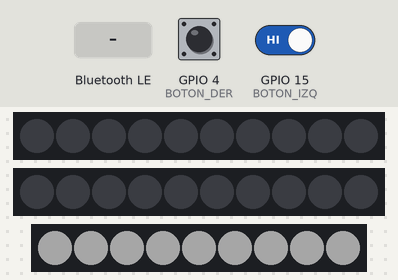
Bench run of a sketch on a simulated ESP32. Parts: 2 × 10 RGB LEDs in strip order, left to right, 9 RGB LEDs in strip order, left to right. Inputs (shaded band) come from the test bench; at power-on: GPIO 4 (BOTON_DER) HIGH, GPIO 15 (BOTON_IZQ) HIGH. Dim RGB values are drawn brighter than linear; nothing arrives over Bluetooth unless stated; a phone connects over Bluetooth LE 3 s after start.

Above: at 1.2 s.
1.3 s: GPIO 4 (BOTON_DER) pulled LOW for 0.15 s
At 1.93 s:
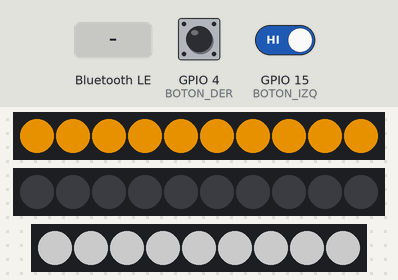
2.0 s: Bluetooth LE write "1" received
At 2.62 s:
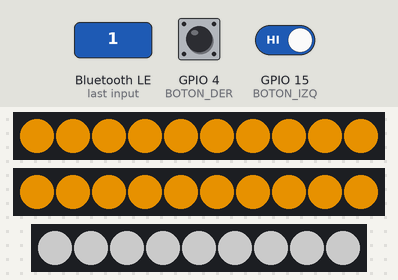
5.0 s: GPIO 4 (BOTON_DER) driven LOW and GPIO 15 (BOTON_IZQ) driven LOW
At 7.0 s:
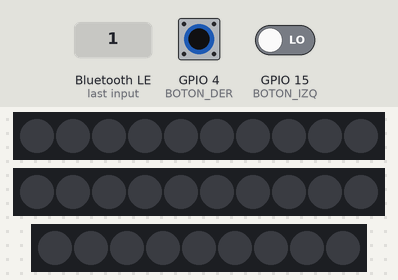
7.3 s: GPIO 4 (BOTON_DER) driven HIGH
At 7.62 s:
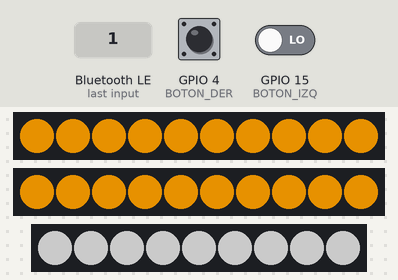
10.0 s: GPIO 4 (BOTON_DER) driven LOW
At 12.0 s:
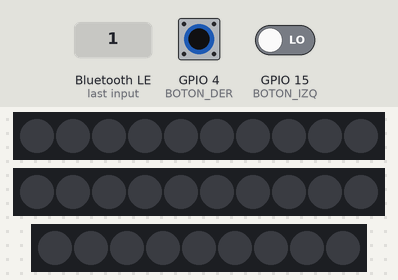
12.3 s: GPIO 15 (BOTON_IZQ) driven HIGH
At 12.62 s:
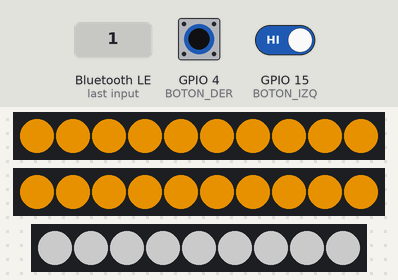
Timing chart, 0 to 15.3 s (numbered marks = the images above; inputs shaded):
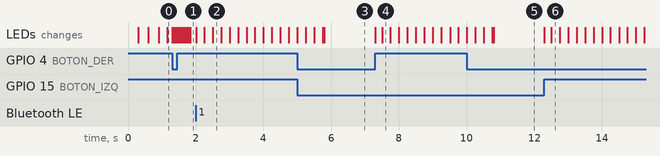

Measured:
- after the input at 1.3 s, the LEDs: first change at once (image 1 shows a later state)
- after the input at 2.0 s, the LEDs: change at once (image 2)
- after the input at 5.0 s, the LEDs: first differ from a run without the input after 0.80 s (image 3)
- after the input at 7.3 s, the LEDs: first change at once (image 4 shows a later state)
- after the input at 10.0 s, the LEDs: first differ from a run without the input after 0.80 s (image 5)
- after the input at 12.3 s, the LEDs: first change at once (image 6 shows a later state)

The sketch:

BLEfin.ino
```cpp
#include <Adafruit_NeoPixel.h>
#include <math.h>
#include <BLEDevice.h>
#include <BLEServer.h>
#include <BLEUtils.h>
#include <BLE2902.h>

/* ===== Pines según tu cableado FÍSICO ===== */
#define PIN_TIRA_DER    13    // tira derecha (10 LED)
#define PIN_TIRA_IZQ    12    // tira izquierda (10 LED)
#define PIN_TIRA_ABAJO  14    // tira trasera  (9 LED)

/* Botones (a GND) */
#define BOTON_DER        4
#define BOTON_IZQ       15

/* Cantidad de LEDs por tira */
#define NUM_DER     10
#define NUM_IZQ     10
#define NUM_ABAJO    9

/* Brillos y tiempos */
#define BRILLO_DEF        180   // brillo base direccionales (si appBrightness no cambia)
#define STEP_MS             60   // velocidad del barrido
#define HOLD_MS            120   // pausa al final del barrido
#define DEBOUNCE           200   // anti-rebote botones (ms)

/* Respirar (tira abajo cuando NO hay direccional) — rango seguro */
#define BREATH_MIN          55
#define BREATH_MAX         135
#define BREATH_PERIOD    1200UL

/* Brillo fijo cuando hay direccional o emergencia */
#define BRILLO_TRASERA     140

/* Refresco limitado de la tira inferior (eficiente y sin parpadeos) */
#define BOTTOM_REFRESH_MS   25

/* Emergencia (parpadeo sincronizado en ambas direccionales) */
#define EMERG_PERIOD_MS    500
#define EMERG_DUTY         0.5f

/* ===== BLE (GATT) ===== */
const char* BLE_DEVICE_NAME = "ChaquetaBLE";
#define UUID_SERVICE       "b0f90001-8c6a-4b3a-b1e1-a3f5f2d2c001"
#define UUID_LEFT          "b0f90010-8c6a-4b3a-b1e1-a3f5f2d2c010"  // u8 RW/Notify
#define UUID_RIGHT         "b0f90011-8c6a-4b3a-b1e1-a3f5f2d2c011"  // u8 RW/Notify
#define UUID_EMERGENCY     "b0f90012-8c6a-4b3a-b1e1-a3f5f2d2c012"  // u8 RW/Notify
#define UUID_BRIGHTNESS    "b0f90013-8c6a-4b3a-b1e1-a3f5f2d2c013"  // u8 RW/Notify
#define UUID_BATTMV        "b0f90020-8c6a-4b3a-b1e1-a3f5f2d2c020"  // u32 R/Notify (mV)
#define UUID_BATTPC        "b0f90021-8c6a-4b3a-b1e1-a3f5f2d2c021"  // u8  R/Notify (%)

/* BLE objs */
BLEServer*        g_server = nullptr;
BLEService*       g_service = nullptr;
BLECharacteristic *chLeft, *chRight, *chEmergency, *chBrightness, *chBattmV, *chBattPc;

/* ===== NeoPixels ===== */
Adafruit_NeoPixel stripDer(NUM_DER,   PIN_TIRA_DER,   NEO_GRB + NEO_KHZ800);
Adafruit_NeoPixel stripIzq(NUM_IZQ,   PIN_TIRA_IZQ,   NEO_GRB + NEO_KHZ800);
Adafruit_NeoPixel stripAbj(NUM_ABAJO, PIN_TIRA_ABAJO, NEO_GRB + NEO_KHZ800);

/* Colores */
uint32_t AMARILLO;                 // direccionales
uint32_t BLANCO;                   // trasera (base blanca)

/* Estados por botones */
bool runningDer = false, runningIzq = false;
int  frameDer = 0, frameIzq = 0;
unsigned long tDer = 0, tIzq = 0;
unsigned long lastToggleDer = 0, lastToggleIzq = 0;

/* Apagado visual seguro (ambos botones) */
bool allOff = false;
uint32_t bothPressedAt = 0;
const uint32_t LONG_PRESS_MS = 800;

/* Control de refresco de la tira inferior */
uint32_t lastBottomRefresh = 0;

/* Sentidos (ajusta si cambias montaje físico) */
const bool INVERT_DER = false;
const bool INVERT_IZQ = false;

/* ===== Estados App (BLE) ===== */
bool    appLeft = false;
bool    appRight = false;
bool    appEmergency = false;
uint8_t appBrightness = BRILLO_DEF; // 0..200 solo direccionales

/* ===== Batería simulada realista (SoC) ===== */
const float BATT_CAP_mAh = 2550.0f;
const float I_IDLE_mA    = 120.0f; // respirar abajo
const float I_ONE_mA     = 250.0f; // una direccional
const float I_BOTH_mA    = 500.0f; // ambas / emergencia
float     batt_soc       = 1.0f;   // 0..1
uint32_t  lastBattTick   = 0;
const uint32_t BATT_TICK_MS   = 5000; // tick y notify cada 5 s
uint32_t  lastBattNotify = 0;

/* ===== Helpers ===== */
static inline void setPixelDir(Adafruit_NeoPixel& s, int n, bool inv, uint32_t c) {
  int idx = inv ? (s.numPixels() - 1 - n) : n;
  s.setPixelColor(idx, c);
}
uint8_t breathBrightness(unsigned long now) {
  float phase = (now % BREATH_PERIOD) / (float)BREATH_PERIOD;
  float eased = 0.5f * (1.0f - cosf(phase * 2.0f * M_PI));
  int b = BREATH_MIN + (int)((BREATH_MAX - BREATH_MIN) * eased);
  if (b < 0) b = 0; if (b > 255) b = 255;
  return (uint8_t)b;
}
float estimateCurrent_mA(bool leftOn, bool rightOn, bool emergencyActive) {
  if (emergencyActive) return I_BOTH_mA;
  if (leftOn && rightOn) return I_BOTH_mA;
  if (leftOn || rightOn) return I_ONE_mA;
  return I_IDLE_mA;
}
uint32_t socTo_mV(float soc) {
  if (soc < 0) soc = 0; if (soc > 1) soc = 1;
  struct P { float soc; uint16_t mv; };
  const P tbl[] = {
    {1.00f, 8400}, {0.85f, 8000}, {0.70f, 7600}, {0.55f, 7400},
    {0.35f, 7200}, {0.20f, 7000}, {0.10f, 6600}, {0.00f, 6000}
  };
  for (int i = 0; i < 7; i++) {
    if (soc <= tbl[i].soc && soc >= tbl[i+1].soc) {
      float x = (soc - tbl[i+1].soc) / (tbl[i].soc - tbl[i+1].soc);
      return (uint32_t)(tbl[i+1].mv + x * (tbl[i].mv - tbl[i+1].mv) + 0.5f);
    }
  }
  return (uint32_t)(6000 + soc * (8400 - 6000));
}
uint8_t mV_to_percent(uint32_t mv) {
  if (mv >= 8400) return 100;
  if (mv <= 6000) return 0;
  struct P2 { uint16_t mv; uint8_t pct; };
  const P2 t[] = {
    {8400,100},{8000,85},{7600,70},{7400,55},
    {7200,35},{7000,20},{6600,10},{6000,0}
  };
  for (int i=0;i<7;i++){
    if (mv <= t[i].mv && mv >= t[i+1].mv){
      float x = (float)(mv - t[i+1].mv)/(float)(t[i].mv - t[i+1].mv);
      float pc = t[i+1].pct + x * (t[i].pct - t[i+1].pct);
      if (pc<0) pc=0; if(pc>100) pc=100;
      return (uint8_t)(pc+0.5f);
    }
  }
  return 0;
}
uint32_t getSimulatedBattery_mV(bool leftOn, bool rightOn, bool emergencyActive) {
  uint32_t now = millis();
  if (now - lastBattTick >= BATT_TICK_MS) {
    float I_mA = estimateCurrent_mA(leftOn, rightOn, emergencyActive);
    float dt_h = (now - lastBattTick) / 3600000.0f; // ms → horas
    lastBattTick = now;
    float dSoC = (I_mA * dt_h) / BATT_CAP_mAh;
    batt_soc -= dSoC;
    if (batt_soc < 0.0f) batt_soc = 0.0f;
  }
  return socTo_mV(batt_soc);
}

/* ===== Tira inferior ===== */
void renderBottom(unsigned long now, bool anyDirOrEmerg) {
  if (anyDirOrEmerg) {
    stripAbj.setBrightness(BRILLO_TRASERA);
    for (int i = 0; i < NUM_ABAJO; i++) stripAbj.setPixelColor(i, BLANCO);
  } else {
    uint8_t b = breathBrightness(now);
    stripAbj.setBrightness(b);
    for (int i = 0; i < NUM_ABAJO; i++) stripAbj.setPixelColor(i, BLANCO);
  }
  stripAbj.show();
}

/* ===== BLE Callbacks (escrituras desde app) ===== */
class CharWriteCB : public BLECharacteristicCallbacks {
  void onWrite(BLECharacteristic* c) override {
    String v = c->getValue();
   if (c == chLeft && v.length())        appLeft = (v[0] != 0);
  else if (c == chRight && v.length())  appRight = (v[0] != 0);
  else if (c == chEmergency && v.length()) appEmergency = (v[0] != 0);
  else if (c == chBrightness && v.length()) {
      uint8_t b = (uint8_t)v[0];
      if (b > 200) b = 200;
      appBrightness = b;
      stripDer.setBrightness(appBrightness);
      stripIzq.setBrightness(appBrightness);
    }
    // eco de estado
    chLeft->setValue((uint8_t*)&appLeft, 1);         chLeft->notify();
    chRight->setValue((uint8_t*)&appRight, 1);       chRight->notify();
    chEmergency->setValue((uint8_t*)&appEmergency,1);chEmergency->notify();
    chBrightness->setValue(&appBrightness, 1);       chBrightness->notify();
  }
};

void setupBLE() {
  BLEDevice::init(BLE_DEVICE_NAME);
  g_server = BLEDevice::createServer();
  g_service = g_server->createService(UUID_SERVICE);

  chLeft       = g_service->createCharacteristic(UUID_LEFT,       BLECharacteristic::PROPERTY_READ | BLECharacteristic::PROPERTY_WRITE | BLECharacteristic::PROPERTY_NOTIFY);
  chRight      = g_service->createCharacteristic(UUID_RIGHT,      BLECharacteristic::PROPERTY_READ | BLECharacteristic::PROPERTY_WRITE | BLECharacteristic::PROPERTY_NOTIFY);
  chEmergency  = g_service->createCharacteristic(UUID_EMERGENCY,  BLECharacteristic::PROPERTY_READ | BLECharacteristic::PROPERTY_WRITE | BLECharacteristic::PROPERTY_NOTIFY);
  chBrightness = g_service->createCharacteristic(UUID_BRIGHTNESS, BLECharacteristic::PROPERTY_READ | BLECharacteristic::PROPERTY_WRITE | BLECharacteristic::PROPERTY_NOTIFY);
  chBattmV     = g_service->createCharacteristic(UUID_BATTMV,     BLECharacteristic::PROPERTY_READ | BLECharacteristic::PROPERTY_NOTIFY);
  chBattPc     = g_service->createCharacteristic(UUID_BATTPC,     BLECharacteristic::PROPERTY_READ | BLECharacteristic::PROPERTY_NOTIFY);

  chLeft->addDescriptor(new BLE2902());
  chRight->addDescriptor(new BLE2902());
  chEmergency->addDescriptor(new BLE2902());
  chBrightness->addDescriptor(new BLE2902());
  chBattmV->addDescriptor(new BLE2902());
  chBattPc->addDescriptor(new BLE2902());

  static CharWriteCB cb;
  chLeft->setCallbacks(&cb);
  chRight->setCallbacks(&cb);
  chEmergency->setCallbacks(&cb);
  chBrightness->setCallbacks(&cb);

  // valores iniciales
  chLeft->setValue((uint8_t*)&appLeft,1);
  chRight->setValue((uint8_t*)&appRight,1);
  chEmergency->setValue((uint8_t*)&appEmergency,1);
  chBrightness->setValue(&appBrightness,1);

  // batería inicial
  uint32_t mv = socTo_mV(batt_soc);
  uint8_t  pc = mV_to_percent(mv);
  chBattmV->setValue((uint8_t*)&mv, 4);
  chBattPc->setValue(&pc, 1);

  g_service->start();
  g_server->getAdvertising()->addServiceUUID(UUID_SERVICE);
  g_server->getAdvertising()->start();
}

/* ===== Setup ===== */
void setup() {
  pinMode(BOTON_DER, INPUT_PULLUP);
  pinMode(BOTON_IZQ, INPUT_PULLUP);

  stripDer.begin();  stripIzq.begin();  stripAbj.begin();
  stripDer.setBrightness(BRILLO_DEF);
  stripIzq.setBrightness(BRILLO_DEF);
  stripAbj.clear(); stripAbj.show();

  AMARILLO = stripDer.Color(255, 160, 0);
  BLANCO   = stripDer.Color(190, 190, 190);

  setupBLE();

  renderBottom(millis(), false);

  lastBattTick   = millis();
  lastBattNotify = lastBattTick;
}

/* ===== Loop ===== */
void loop() {
  unsigned long now = millis();

  /* Lectura botones */
  bool leftDown  = (digitalRead(BOTON_IZQ) == LOW);
  bool rightDown = (digitalRead(BOTON_DER) == LOW);

  // Apagado visual seguro (ambos)
  if (leftDown && rightDown) {
    if (bothPressedAt == 0) bothPressedAt = now;
    if (!allOff && (now - bothPressedAt) > LONG_PRESS_MS) {
      runningDer = runningIzq = false;
      stripDer.clear();  stripDer.show();
      stripIzq.clear();  stripIzq.show();
      stripAbj.clear();  stripAbj.show();
      allOff = true;
    }
  } else {
    bothPressedAt = 0;
    if (allOff) allOff = false;
  }

  // Si no estamos en “todo apagado”, toggles
  if (!allOff) {
    if (rightDown && (now - lastToggleDer) > DEBOUNCE) {
      runningDer = !runningDer; lastToggleDer = now; frameDer = 0;
      if (!runningDer) { stripDer.clear(); stripDer.show(); }
    }
    if (leftDown && (now - lastToggleIzq) > DEBOUNCE) {
      runningIzq = !runningIzq; lastToggleIzq = now; frameIzq = 0;
      if (!runningIzq) { stripIzq.clear(); stripIzq.show(); }
    }
  }

  /* Estados efectivos combinados con prioridad a EMERGENCIA */
  bool effEmergency = (!allOff) && appEmergency;
  bool effLeft  = (!allOff) && (runningIzq || appLeft)  && !effEmergency;
  bool effRight = (!allOff) && (runningDer || appRight) && !effEmergency;

  /* Brightness desde app (solo direccionales) */
  stripDer.setBrightness(appBrightness);
  stripIzq.setBrightness(appBrightness);

  /* Direccionales / Emergencia */
  if (effEmergency) {
    unsigned long ph = now % EMERG_PERIOD_MS;
    bool on = (ph < (unsigned long)(EMERG_PERIOD_MS * EMERG_DUTY));
    if (on) {
      for (int i=0;i<NUM_DER;i++) stripDer.setPixelColor(i, AMARILLO);
      for (int i=0;i<NUM_IZQ;i++) stripIzq.setPixelColor(i, AMARILLO);
    } else {
      stripDer.clear();
      stripIzq.clear();
    }
    stripDer.show();
    stripIzq.show();
  } else {
    if (effRight && (now - tDer) >= STEP_MS) {
      tDer = now;
      stripDer.clear();
      for (int i = 0; i <= frameDer && i < NUM_DER; i++)
        setPixelDir(stripDer, i, INVERT_DER, AMARILLO);
      stripDer.show();
      frameDer++;
      if (frameDer > NUM_DER) { delay(HOLD_MS); stripDer.clear(); stripDer.show(); frameDer = 0; }
    } else if (!effRight) { stripDer.clear(); stripDer.show(); }

    if (effLeft && (now - tIzq) >= STEP_MS) {
      tIzq = now;
      stripIzq.clear();
      for (int i = 0; i <= frameIzq && i < NUM_IZQ; i++)
        setPixelDir(stripIzq, i, INVERT_IZQ, AMARILLO);
      stripIzq.show();
      frameIzq++;
      if (frameIzq > NUM_IZQ) { delay(HOLD_MS); stripIzq.clear(); stripIzq.show(); frameIzq = 0; }
    } else if (!effLeft) { stripIzq.clear(); stripIzq.show(); }
  }

  /* Tira inferior */
  if (!allOff && (now - lastBottomRefresh >= BOTTOM_REFRESH_MS)) {
    bool anyDirOrEmerg = effEmergency || effLeft || effRight;
    renderBottom(now, anyDirOrEmerg);
    lastBottomRefresh = now;
  }

  /* Batería simulada + Notify (mV y %) cada 5 s */
  if (now - lastBattNotify >= BATT_TICK_MS) {
    lastBattNotify = now;
    uint32_t mv = getSimulatedBattery_mV(effLeft, effRight, effEmergency);
    uint8_t  pc = mV_to_percent(mv);
    chBattmV->setValue((uint8_t*)&mv, 4);
    chBattPc->setValue(&pc, 1);
    chBattmV->notify();
    chBattPc->notify();
  }
}
```
